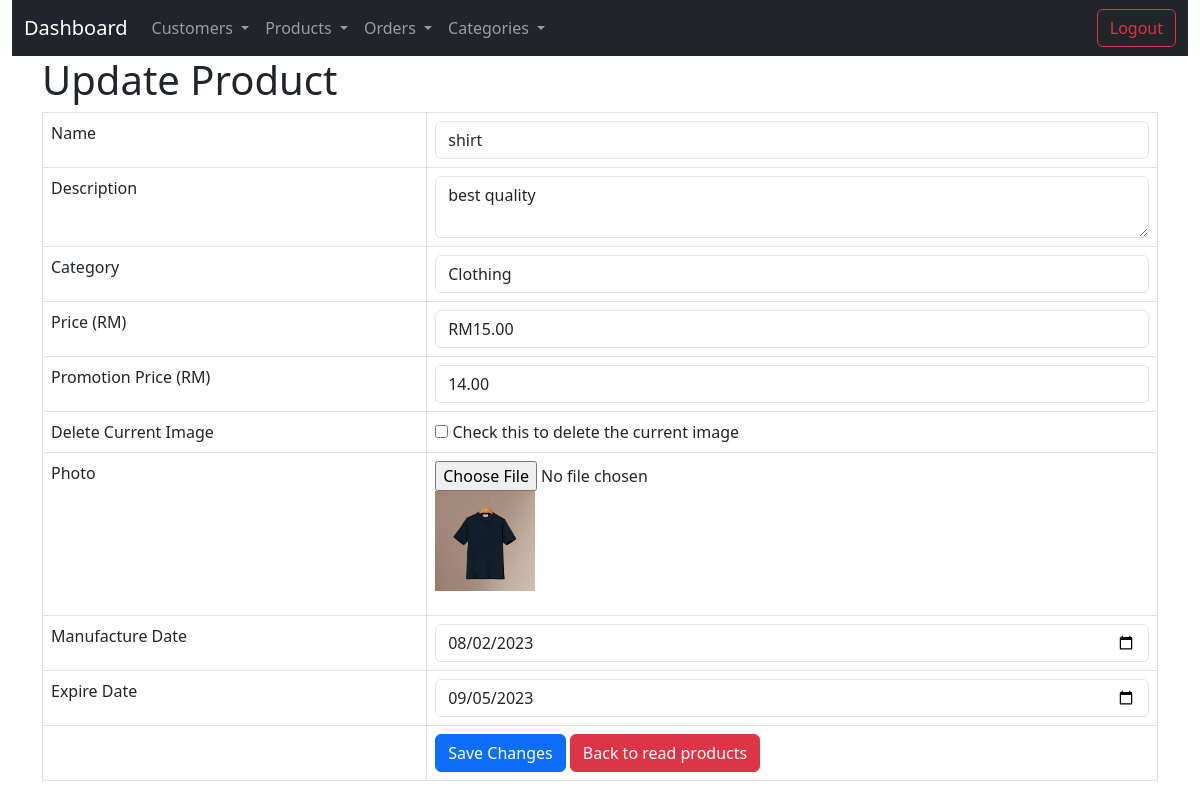
Page /product_update.php?id=21 on the committed database.
### tables this page shows
CREATE TABLE IF NOT EXISTS `products` (
  `id` int(11) NOT NULL AUTO_INCREMENT,
  `name` varchar(128) NOT NULL,
  `description` text NOT NULL,
  `categoryID` int(1) NOT NULL,
  `price` varchar(11) NOT NULL,
  `Promotion_price` varchar(11) NOT NULL,
  `image` blob NOT NULL,
  `manufacture_date` date NOT NULL,
  `expire_date` date DEFAULT NULL,
  `created` datetime NOT NULL,
  `modified` timestamp NOT NULL DEFAULT CURRENT_TIMESTAMP,
  PRIMARY KEY (`id`)
);

### product_update.php (the view, shortened to what this page needs)
<?php
$defaultImage = 'ProductComingSoon.jpg';
?>
<!DOCTYPE HTML>
<html>
<head>
    <link href="https://cdn.jsdelivr.net/npm/bootstrap@5.3.0/dist/css/bootstrap.min.css" rel="stylesheet"
>
</head>
<?php
include 'navbar.php';
?>
<body>
    <div class="container">
        <div class="page-header">
            <h1>Update Product</h1>
        </div>
        <?php
        $id = isset($_GET['id']) ? $_GET['id'] : die('ERROR: Record ID not found.');
        include 'config_folder/database.php';
        try {
            $query = "SELECT p.id, p.name, p.description, p.categoryID, c.category_name, p.price, p.promotion_price, p.image, p.manufacture_date, p.expire_date
            FROM products p
            INNER JOIN product_category c ON p.categoryID = c.categoryID
            WHERE p.id = ?";
            $stmt = $con->prepare($query);
            $stmt->bindParam(1, $id);
            $stmt->execute();
            $row = $stmt->fetch(PDO::FETCH_ASSOC);
            $name = $row['name'];
            $description = $row['description'];
            $categoryID = $row['categoryID'];
            $category_name = $row['category_name'];
            $price = $row['price'];
            $promotion_price = $row['promotion_price'];
            $image = $row['image'];
            $manufacture_date = $row['manufacture_date'];
            $expire_date = $row['expire_date'];
        } catch (PDOException $exception) {
            die('ERROR: ' . $exception->getMessage());
        }
        ?>
        <form action="<?php echo htmlspecialchars($_SERVER["PHP_SELF"] . "?id={$id}"); ?>" method="post"
            enctype="multipart/form-data">
            <table class='table table-hover table-responsive table-bordered'>
                <tr>
                    <td>Name</td>
                    <td><input type='text' name='name'
                            value="<?php echo htmlspecialchars($name, ENT_QUOTES); ?>"
                            class='form-control' /></td>
                </tr>
                <tr>
                    <td>Description</td>
                    <td><textarea name='description'
                            class='form-control'><?php echo htmlspecialchars($description, ENT_QUOTES); ?></textarea>
                    </td>
                </tr>
                <tr>
                    <td>Category</td>
                    <td>
                        <select class="form-control" aria-label="Default select example" name="category">
                            <?php
                            $categoryQuery = "SELECT categoryID, category_name FROM product_category";
                            $categoryStmt = $con->prepare($categoryQuery);
                            $categoryStmt->execute();
                            while ($row1 = $categoryStmt->fetch(PDO::FETCH_ASSOC)) {
                                extract($row1);
                                $selected = ($categoryID == (isset($submitted_categoryID) ? $submitted_categoryID : $row['categoryID'])) ? 'selected' : '';
                                echo "<option value='$categoryID' $selected>$category_name</option>";
                            }
                            ?>
                        </select>
                    </td>
                </tr>
                <tr>
                    <td>Price (RM)</td>
                    <td><input type='text' name='price'
                            value="<?php echo htmlspecialchars("RM" . number_format($price, 2), ENT_QUOTES); ?>"
                            class='form-control' /></td>
                </tr>
                <tr>
                    <td>Promotion Price (RM)</td>
                    <td><input type='text' name='promotion_price'
                            value="<?php echo htmlspecialchars($promotion_price, ENT_QUOTES); ?>"
                            class='form-control' /></td>
                </tr>
                <tr>
                    <td>Delete Current Image</td>
                    <td>
                        <?php
                        if (!empty($image) && $image !== $defaultImage) {
                            echo "<input type='checkbox' name='delete_image' value='1' /> Check this to delete the current image";
                        }
                        ?>
                    </td>
                </tr>
                <tr>
                    <td>Photo</td>
                    <td>
                        <div class="image">
                            <input type="file" name="image" id="image" /><br>
                            <?php
                            if (!empty($image)) {
                                echo "<img src='image/$image' alt='Product Image' style='max-width: 100px;' />";
                            } else {
                                echo "<img src='$defaultImage' alt='Product Coming Soon' style='max-width: 100px;' />";
                            }
                            ?>
                        </div>
                    </td>
                </tr>
                <tr>
                    <td>Manufacture Date</td>
                    <td><input type='date' name='manufacture_date'
                            class='form-control'
                            value="<?php echo isset($manufacture_date) ? $manufacture_date : ''; ?>">
                    </td>
                </tr>
                <tr>
                    <td>Expire Date</td>
                    <td><input type='date' name='expire_date'
                            class='form-control'
                            value="<?php echo isset($expire_date) ? $expire_date : ''; ?>">
                    </td>
                </tr>
                <tr>
                    <td></td>
                    <td><input type='submit' value='Save Changes' class='btn btn-primary' /> <a
                            href='product_index.php' class='btn btn-danger'>Back to read products</a></td>
                </tr>
            </table>
        </form>
    </div>
</body>
</html>

### product_update.php (style rules this page uses)
.image { margin-bottom: 1em; }

### rows in the picture
products: name "shirt", description "best quality", price "RM15.00", promotion_price "14.00", image (picture), manufacture_date "08/02/2023", expire_date "09/05/2023"

### other values in the picture
form field category "Clothing"
